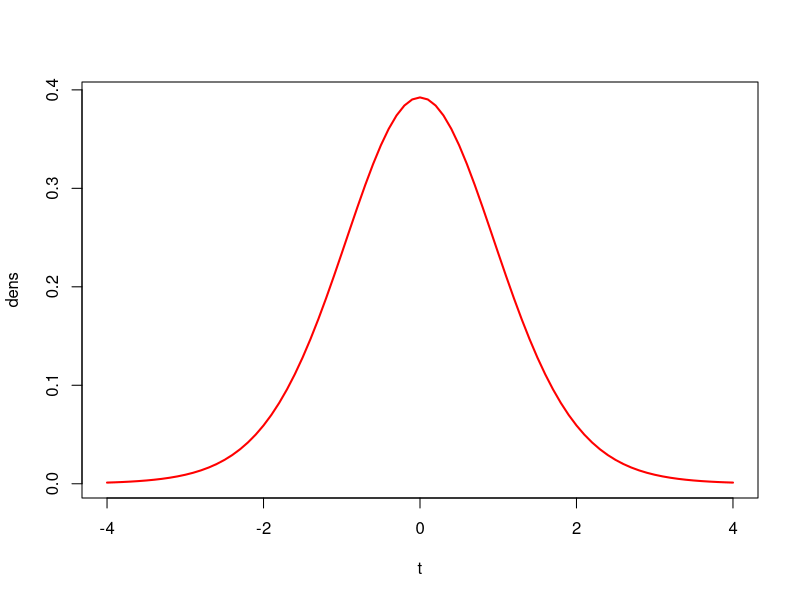
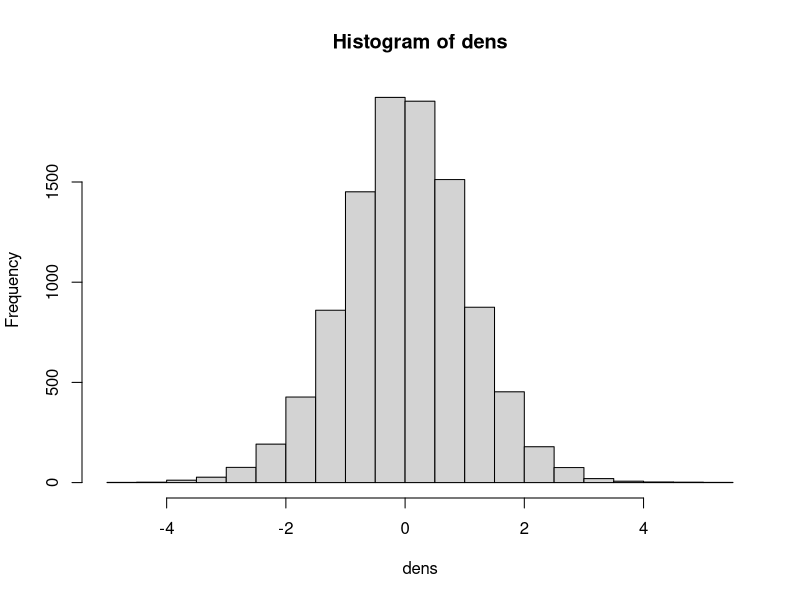

Generate these figures, in order, with R:
# t-distribution in R


# 1.Given a t value, compute cummulative probability from -inf to t
n = 12
t = 2.1
pvalue = pt(t,(n-1))
print(paste("pvalue=", pvalue))

# 2.Given a p-value compute upto what t this is cummulative 
pvalue=0.95
n=16
t=qt(pvalue,(n-1))
print(paste("t=", t))

# 3.To compute probability density at a given t
t=-0.8
n=16
dens=dt(t,(n-1))
print(paste("dens=",dens))

# 4.Generate a random deviate from a t distribution with n-1 degree of freedom
n=16
t=rt(1,n-1)
print(paste("t=",t))

# Draw a t-distribution
t=seq(-4,4,0.1)
n=16
dens=dt(t,n-1)
plot(t,dens,type="l",lwd=2,col="red")

# plot a histogram
n=16
dens=rt(10000,n-1)
hist(dens)
